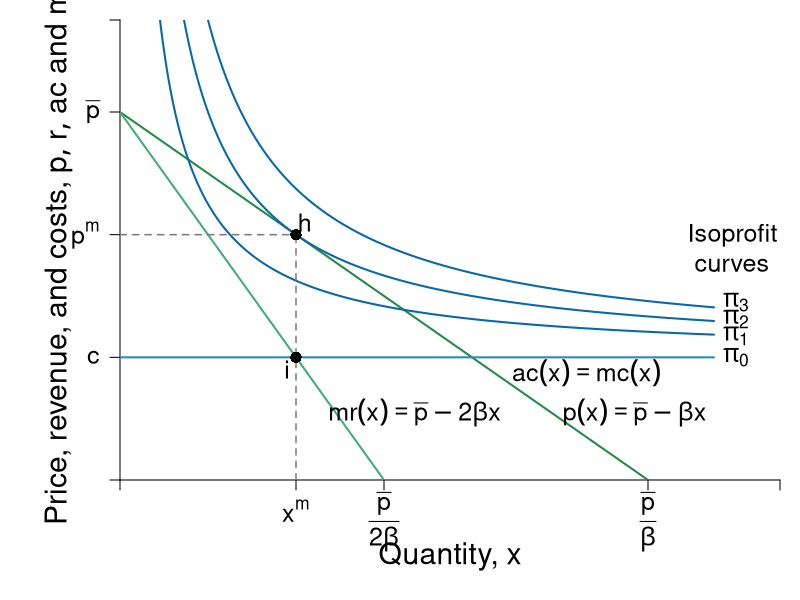

This figure's R source:
#Graph Designer: Simon Halliday + Scott Cohn
#Authors: Bowles and Halliday
#Title: Coordination, Conflict and Competition: A Text in Microeconomics

require(shape)
pdf(file = "firmmarketsupply/isoprofit_monopoly_A.pdf", width = 9, height = 7)

#Set parameters for graphics
axislabelsize <- 1.8
labelsize <- 1.5
namesize <- 1.8
annotatesize <- 1.5
graphlinewidth <- 2
segmentlinewidth <- 1.5

COL <- c("#7fc97f", "#beaed4", "#fdc086", "#ffff99", "#386cb0", "#f0027f", "#bf5b17", "#666666")
COLA <- c("#e0f3db", "#99d8c9","#66c2a4","#41ae76", "#238b45", "#005824")
COLB <- c("#c6dbef", "#4eb3d3", "#2b8cbe", "#0868ac","#084081")
grays <- gray.colors(25, start = 1, end = 0)
CBCols <- c("#009E73","#0072B2","#E69F00","#CC79A7", "#F0E442")


#Edited the margins to cater for the larger LHS labels
par(mar =  c(6, 6, 1, 1))

AvgRevenue <- function(x, rmax = 12, xmax = 12){
  rmax - (rmax/xmax)*x
}

MRevenue <- function(x, rmax = 12, xmax = 12){
  rmax - 2*(rmax/xmax)*x
}

AvgCost <- function(x, c0 = 2, c1 = 4){
  c0/x + c1
}

# From CORE
IsoProf <- function(x, k = 0, c0 = 2, c1 = 4){
  AvgCost(x) + k/x
}

xlims <- c(0, 15)
ylims <- c(0, 15)

npts <- 501 
x <- seq(xlims[1], xlims[2], length.out = npts)
y <- seq(ylims[1], ylims[2], length.out = npts) 
a <- c(13, 16.75, 19.25)

plot(0, 0, xlim = xlims, ylim = ylims, type = "n",
     xlab = expression(paste("")),
     ylab = expression(paste("")), 
     xaxt = "n", 
     yaxt = "n", 
     cex.lab = axislabelsize, 
     bty = "n",
     xaxs = "i", 
     yaxs = "i")


ticksy <- c(0, 4, AvgRevenue(x = 4), 12, ylims[2])
ylabels <- c(NA, expression(paste(c)), expression(paste(p^{m})), expression(paste(bar(p))), NA)
ticksx <- c(0, 4, 6, 12, xlims[2])
xlabels <- c(NA, expression(paste(x^{m})), expression(paste(frac(bar(p),2*beta))), expression(paste(frac(bar(p),beta))), NA)

axis(1, at = ticksx, pos = 0, labels = FALSE)
text(x = c(0, 4, 6, 12, xlims[2]), par("usr")[3] - 0.4, labels = xlabels, srt = 0, pos = 1, xpd = TRUE, cex = labelsize)
axis(2, at = ticksy, pos = 0, labels = ylabels, las = 1, cex.axis = labelsize)

npts <- 500 
xx1 <- seq(xlims[1], xlims[2], length.out = npts)
xx2 <- seq(xlims[1], xlims[2] - 1.5, length.out = npts)
xx3 <- seq(2, 6, length.out = npts)

lines(xx1, AvgRevenue(xx1, rmax = 12, xmax = 12), col = COLA[5], lwd = graphlinewidth)
lines(xx1, MRevenue(xx1, rmax = 12, xmax = 12), col = COLA[4], lwd = graphlinewidth)
lines(xx2, IsoProf(xx2, k = 14), col = COLB[4], lwd = graphlinewidth)

# Iso Prof --- Too high/too low
lines(xx2, IsoProf(xx2, k = 8), col = COLB[4], lwd = graphlinewidth)
lines(xx2, IsoProf(xx2, k = 20), col = COLB[4], lwd = graphlinewidth)

#Label the axes
text(0.5*(xlims[2]), -2.5, expression(paste("Quantity, ", x)), xpd = TRUE, cex = axislabelsize) 
#text(0.5*(xlims[2]), -1.8, expression(paste("Quantity of output, ", x)), xpd = TRUE, cex = axislabelsize) 
text(-1.4, 0.5*ylims[2], expression(paste("Price, revenue, and costs, ", list(p, r, ac), " and ", mc)), xpd = TRUE, cex = axislabelsize, srt = 90) 

#Label curves
text(xlims[2] - 1, 7, expression(paste("Isoprofit \n curves")), cex = labelsize)
text(10.6, 3.5, expression(paste(ac(x) == mc(x))), cex = labelsize)
text(11.7, 2.2, expression(paste(p(x) == bar(p) - beta*x)), cex = labelsize)
text(6.7, 2.2, expression(paste(mr(x) == bar(p) - 2*beta*x)), cex = labelsize)

text(xlims[2] - 1, 5.8, expression(paste(pi[3])), cex = labelsize)
text(xlims[2] - 1, 5.25, expression(paste(pi[2])), cex = labelsize)
text(xlims[2] - 1, 4.7, expression(paste(pi[1])), cex = labelsize)
text(xlims[2] - 1, 4, expression(paste(pi[0])), cex = labelsize)

#Draw segments for total costs
segments(0, AvgRevenue(x = 4), 4, AvgRevenue(x = 4), lty = 2, col = grays[20] , lwd = segmentlinewidth)
segments(4, 0, 4, AvgRevenue(x = 4), lty = 2, col = grays[20] , lwd = segmentlinewidth)

segments(0, 4, xlims[2] - 1.5, 4, lty = 1, col = COLB[3] , lwd = graphlinewidth)

#Label Points for comparison
points(4, MRevenue(x = 4), pch = 16, col = "black", cex = 1.5)
text(3.8, MRevenue(x = 4) - 0.4, expression(i), cex = labelsize)


points(4, AvgRevenue(x = 4), pch = 16, col = "black", cex = 1.5)
text(4.2, AvgRevenue(x = 4) + 0.4, expression(h), cex = labelsize)




dev.off()
